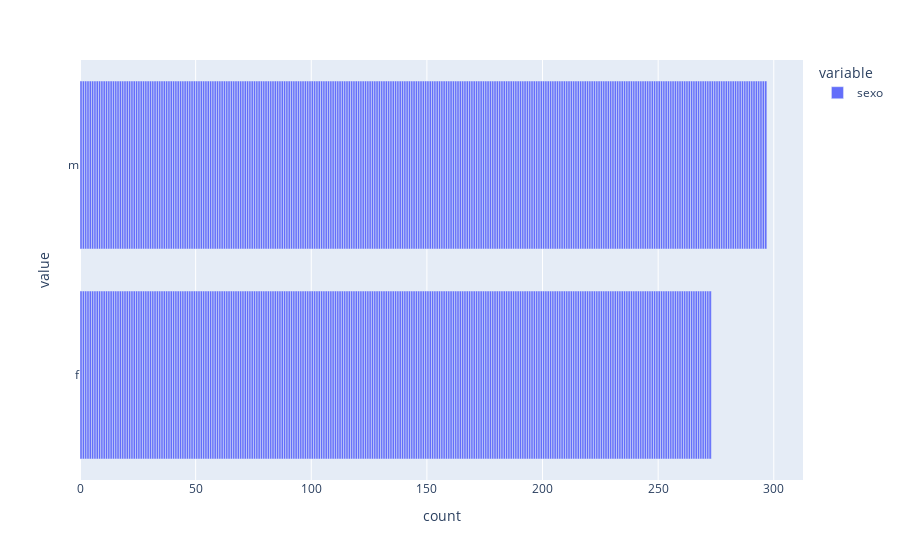

Notebook cell for this chart:
### Markdown cell above
#### **3.7. visualização da distribuição da coluna categórica (sexo)**

### Code cell
# sns.displot(dataset, x='sexo')
pd.options.plotting.backend = "plotly"
dataset["sexo"].plot.barh()

### Figure 1 — Plotly figure (JSON) as saved in the notebook; plotly's stock layout.template omitted (floating-point values rounded to 4 significant figures; data arrays with more than 128 entries replaced by an {"elided": "..."} marker saying what was removed)
{"data": [{"alignmentgroup": "True", "hovertemplate": "variable=sexo<br>count=%{x}<br>value=%{y}<extra></extra>", "legendgroup": "sexo", "marker": {"color": "#636efa", "pattern": {"shape": ""}}, "name": "sexo", "offsetgroup": "sexo", "orientation": "h", "showlegend": true, "textposition": "auto", "type": "bar", "x": {"elided": "570 int values"}, "xaxis": "x", "y": {"elided": "570 str values"}, "yaxis": "y"}], "layout": {"barmode": "relative", "legend": {"title": {"text": "variable"}, "tracegroupgap": 0}, "margin": {"t": 60}, "xaxis": {"anchor": "y", "domain": [0, 1], "title": {"text": "count"}}, "yaxis": {"anchor": "x", "domain": [0, 1], "title": {"text": "value"}}}}
